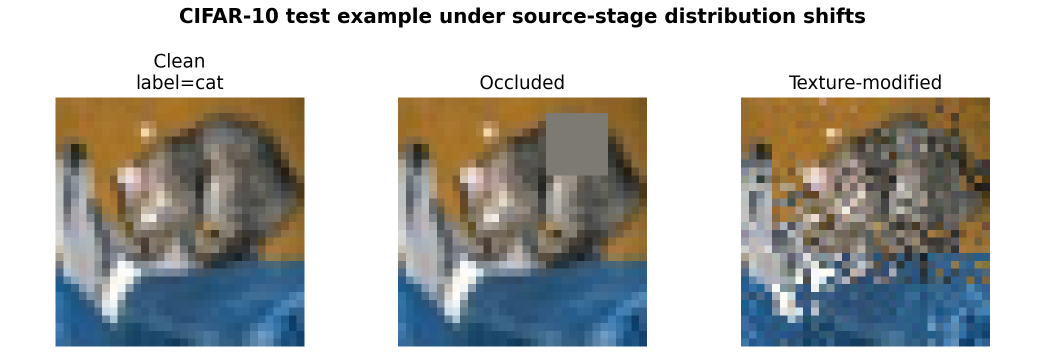
#> input picture outputs/plots/cifar_shift_examples.png, 2090 x 726 px (shown at 1/2 size)
$ python build_readme_panels.py
#> lines starting #> are read from the running program, lines starting #| are printed output that depends on the picture
from __future__ import annotations

from pathlib import Path

from PIL import Image, ImageColor


PROJECT_ROOT = Path(__file__).resolve().parents[1]
OUTPUT_DIR = PROJECT_ROOT / "assets" / "readme"
BACKGROUND = ImageColor.getrgb("#ffffff")
PADDING = 24
GAP = 18


def _open_image(path: Path) -> Image.Image:
    return Image.open(path).convert("RGB")


def _resize_to_width(image: Image.Image, width: int) -> Image.Image:
    scale = width / image.width
    return image.resize((width, int(round(image.height * scale))), Image.Resampling.LANCZOS)


def _resize_to_height(image: Image.Image, height: int) -> Image.Image:
    scale = height / image.height
    return image.resize((int(round(image.width * scale)), height), Image.Resampling.LANCZOS)


def _hstack(images: list[Image.Image], *, gap: int = GAP, background: tuple[int, int, int] = BACKGROUND) -> Image.Image:
    height = max(image.height for image in images)
    normalized = [_resize_to_height(image, height) for image in images]
    width = sum(image.width for image in normalized) + gap * (len(normalized) - 1)
    canvas = Image.new("RGB", (width, height), background)
    x = 0
    for image in normalized:
        canvas.paste(image, (x, 0))
        x += image.width + gap
    return canvas


def _vstack(images: list[Image.Image], *, gap: int = GAP, background: tuple[int, int, int] = BACKGROUND) -> Image.Image:
    width = max(image.width for image in images)
    normalized = [_resize_to_width(image, width) for image in images]
    height = sum(image.height for image in normalized) + gap * (len(normalized) - 1)
    canvas = Image.new("RGB", (width, height), background)
    y = 0
    for image in normalized:
        canvas.paste(image, (0, y))
        y += image.height + gap
    return canvas


def _add_margin(image: Image.Image, padding: int = PADDING) -> Image.Image:
    canvas = Image.new(
        "RGB",
        (image.width + 2 * padding, image.height + 2 * padding),
        BACKGROUND,
    )
    canvas.paste(image, (padding, padding))
    return canvas


def build_panels() -> list[Path]:
    OUTPUT_DIR.mkdir(parents=True, exist_ok=True)

    source_shift = _open_image(PROJECT_ROOT / "outputs/plots/cifar_shift_examples.png")
    source_curves = _open_image(PROJECT_ROOT / "outputs/plots/architecture_training_comparison.png")
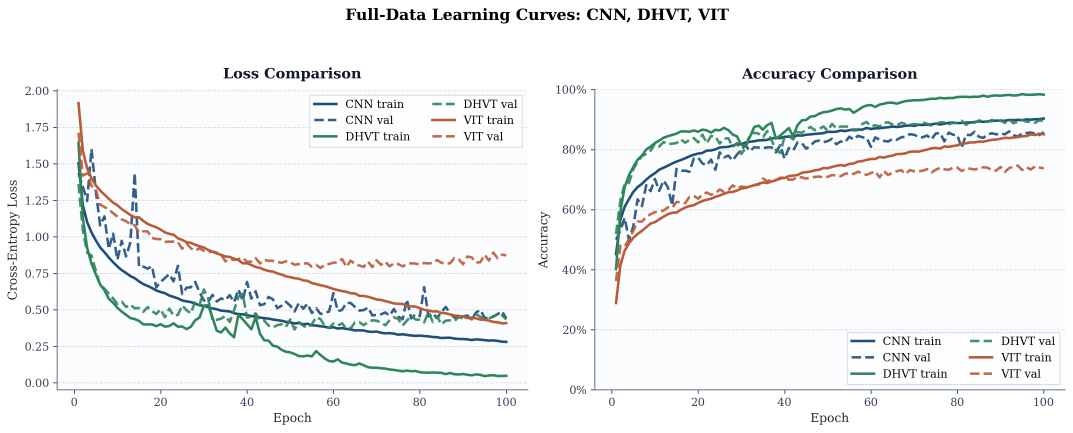
#> input picture outputs/plots/architecture_training_comparison.png, 3219 x 1298 px (shown at 1/3 size)
    data_efficiency = _open_image(PROJECT_ROOT / "outputs/plots/data_efficiency.png")
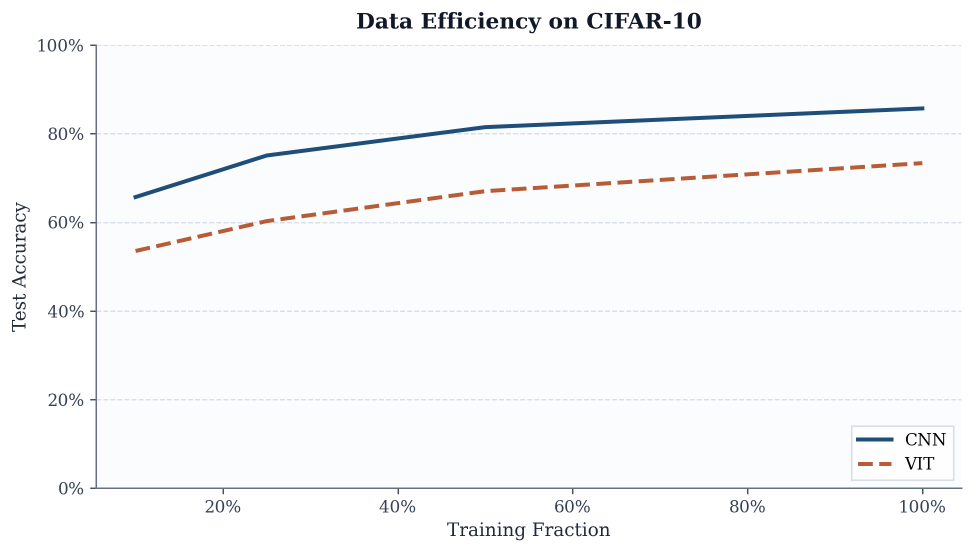
#> input picture outputs/plots/data_efficiency.png, 1947 x 1105 px (shown at 1/2 size)
    robustness = _open_image(PROJECT_ROOT / "outputs/plots/robustness_drop.png")
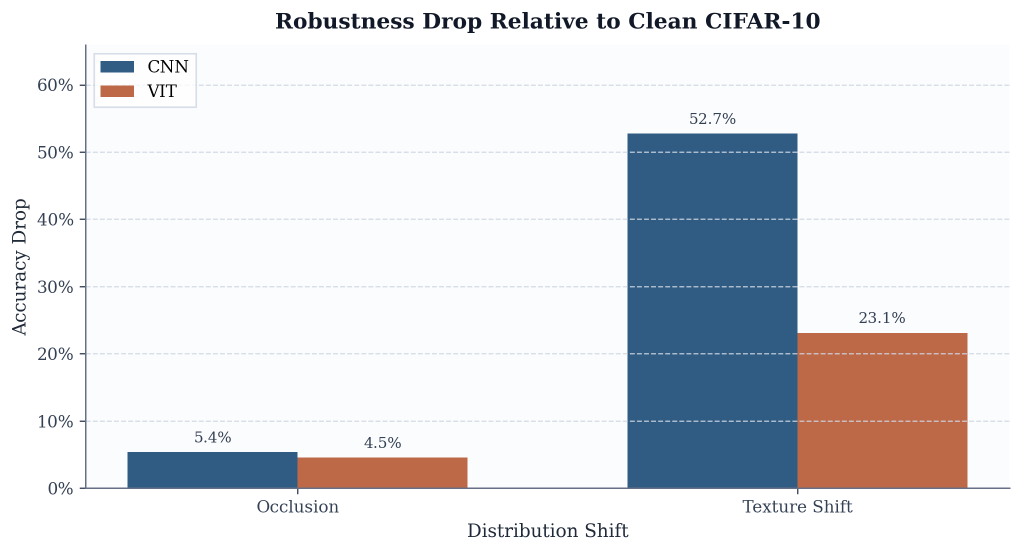
#> input picture outputs/plots/robustness_drop.png, 2043 x 1105 px (shown at 1/2 size)
    eurosat_curves = _open_image(PROJECT_ROOT / "outputs/plots/eurosat_transfer_validation_curves.png")
    brain_curves = _open_image(PROJECT_ROOT / "outputs/plots/brain_mri_transfer_validation_curves.png")
    cnn_interp = _open_image(PROJECT_ROOT / "outputs/interpretability/cnn_gradcam.png")
    vit_interp = _open_image(PROJECT_ROOT / "outputs/interpretability/vit_attention.png")
    dhvt_interp = _open_image(PROJECT_ROOT / "outputs/interpretability/dhvt_attention.png")
    eurosat_cnn_interp = _open_image(
        PROJECT_ROOT / "outputs/checkpoint_evaluation/cnn_pretrained_eurosat_best/interpretability/cnn_gradcam.png"
    )
    eurosat_vit_interp = _open_image(
        PROJECT_ROOT / "outputs/checkpoint_evaluation/vit_pretrained_eurosat_best/interpretability/vit_attention.png"
    )
    eurosat_dhvt_interp = _open_image(
        PROJECT_ROOT / "outputs/checkpoint_evaluation/dhvt_pretrained_full_finetune_eurosat_best/interpretability/dhvt_attention.png"
    )
    brain_cnn_interp = _open_image(
        PROJECT_ROOT / "outputs/checkpoint_evaluation/cnn_pretrained_brain_tumor_mri_best/interpretability/cnn_gradcam.png"
    )
    brain_vit_interp = _open_image(
        PROJECT_ROOT / "outputs/checkpoint_evaluation/vit_pretrained_brain_tumor_mri_best/interpretability/vit_attention.png"
    )
    brain_dhvt_interp = _open_image(
        PROJECT_ROOT / "outputs/checkpoint_evaluation/dhvt_pretrained_full_finetune_brain_tumor_mri_best/interpretability/dhvt_attention.png"
    )
    hardest_classes = _open_image(
        PROJECT_ROOT / "outputs/checkpoint_evaluation/cnn_100pct_best/examples/class_diagnostics/hardest_classes.png"
    )
    misclassified_interp = _open_image(
        PROJECT_ROOT / "outputs/checkpoint_evaluation/cnn_100pct_best/examples/misclassified_interpretability.png"
    )

    source_panel = _vstack(
        [
            source_shift,
            source_curves,
            _hstack([data_efficiency, robustness]),
        ]
    )
    downstream_panel = _vstack([eurosat_curves, brain_curves])
    interpretability_panel = _hstack([cnn_interp, vit_interp, dhvt_interp])
    downstream_interpretability_panel = _vstack(
        [
            _hstack([eurosat_cnn_interp, eurosat_vit_interp, eurosat_dhvt_interp]),
            _hstack([brain_cnn_interp, brain_vit_interp, brain_dhvt_interp]),
        ]
    )
    error_panel = _hstack([hardest_classes, misclassified_interp])

    panels = {
        "source_overview.png": _add_margin(source_panel),
        "downstream_dynamics.png": _add_margin(downstream_panel),
        "interpretability_overview.png": _add_margin(interpretability_panel),
        "downstream_interpretability_overview.png": _add_margin(downstream_interpretability_panel),
        "error_analysis_overview.png": _add_margin(error_panel),
    }

    written_paths: list[Path] = []
    for filename, image in panels.items():
        path = OUTPUT_DIR / filename
        image.save(path, format="PNG")
        written_paths.append(path)
    return written_paths


if __name__ == "__main__":
#> (the run stopped early here; a loop or call above may not have finished)
